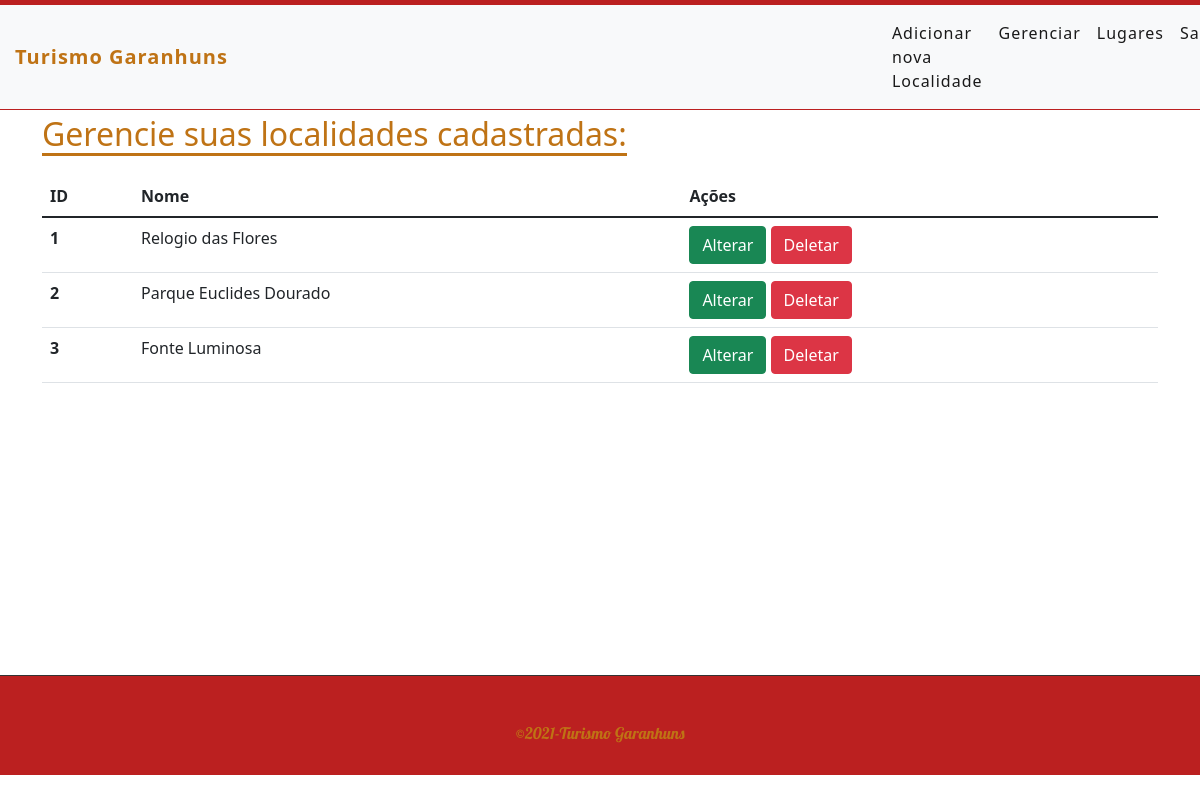
Page /manage/ (signed in) on the committed database.
### places/models.py (models this page shows, shortened)
class Place(models.Model):
    title = models.CharField(max_length=255)
    slug = models.SlugField(max_length=255, unique=True)
    description = models.TextField()
    address = models.CharField(max_length=255)
    created = models.DateTimeField(auto_now_add=True)
    updated = models.DateTimeField(auto_now=True)

### places/views.py (the view)
# urls.py: path('manage/', views.manage, name="manage"),
def manage(request):
    places = Place.objects.all()
    return render(request, 'places/manage.html', {'places': places})

### places/templates/places/manage.html (shortened to what this page needs)
{% extends 'base.html' %}
{% load static %}
{% block content %}
<div class="container">
    <h2 style="text-align: center;">Gerencie suas localidades cadastradas:</h2>
    <table class="table">
        <thead>
            <tr>
                <th scope="col">ID</th>
                <th scope="col">Nome</th>
                <th scope="col">Ações</th>
            </tr>
        </thead>
        <tbody>
        {% for place in places %}
            <tr>
                <th scope="row">{{ place.id }}</th>
                <td>{{ place.title }}</td>
                <td>
                    <a class="btn btn-success"href="/edit/{{place.id}}">Alterar</a>
                    <a class="btn btn-danger"href="/delete/{{place.id}}">Deletar</a>
                </td>
            </tr>
        {% endfor %}
        </tbody>
  </table>
</div>
{% endblock %}

### places/static/css/styles.css (style rules this page uses)
html, body { height: 100%; }
main a { text-decoration: none; }
main h2 { display: inline-block; color: #BF7315; border-bottom: 3px solid #BF7315; margin-bottom: 20px; }
div h2 { text-align: center; }

### rows in the picture
Place: id "1", title "Relogio das Flores"
Place: id "2", title "Parque Euclides Dourado"
Place: id "3", title "Fonte Luminosa"
